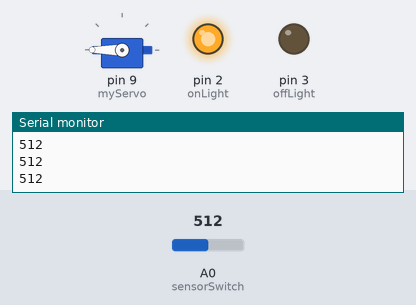
Recording of a sketch running on a simulated Arduino Uno, built with avr-gcc and run on an emulated ATmega328P. Shown: servo, output pins drawn as LEDs (lit = HIGH), the last lines printed to the serial monitor. The test bench sets the inputs (shaded band); at power-on: A0 (sensorSwitch) = 512.

Above: at 1.2 s.
1.3 s: A0 (sensorSwitch) set to 537
2.8 s: A0 (sensorSwitch) set to 560
At 3.2 s:
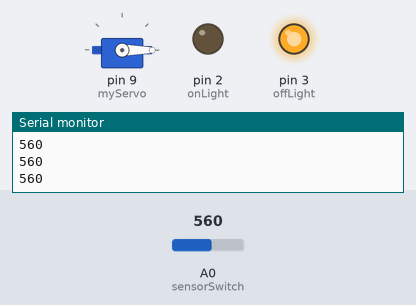
4.3 s: A0 (sensorSwitch) set to 540
At 5.5 s:
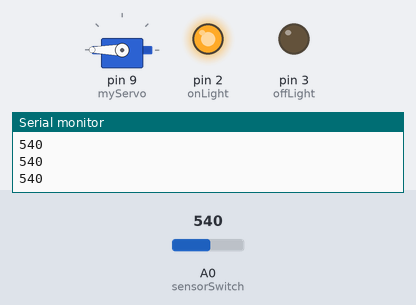
5.8 s: A0 (sensorSwitch) set to 716
At 6.9 s:
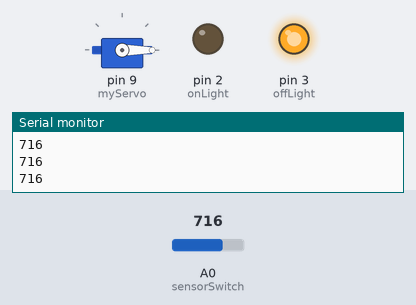
Timing chart, 0 to 8.3 s (numbered marks = the images above; inputs shaded):
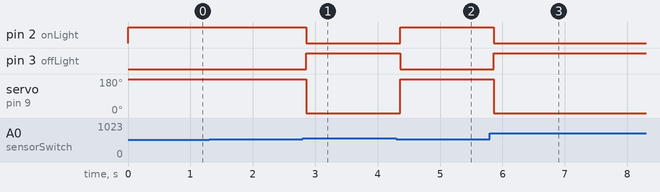

Measured:
- the behaviour switches between 549 and 550 on A0 (sensorSwitch) (found by bisection; images 0 and 1)
- after the input at 2.8 s, pin 2 (onLight): HIGH → LOW after 0.06 s; pin 3 (offLight): LOW → HIGH after 0.06 s; servo on pin 9 (myServo): 180° → 0° after 0.06 s
- after the input at 4.3 s, pin 2 (onLight): LOW → HIGH after 0.06 s; pin 3 (offLight): HIGH → LOW after 0.06 s; servo on pin 9 (myServo): 0° → 180° after 0.06 s
- after the input at 5.8 s, pin 2 (onLight): HIGH → LOW after 0.06 s; pin 3 (offLight): LOW → HIGH after 0.06 s; servo on pin 9 (myServo): 180° → 0° after 0.06 s

The sketch:

Tp_custom_Servo_et_detecteur.ino
```cpp
#include <Servo.h>
Servo myServo;

const int onLight = 2;
const int offLight = 3;
const int motor = 9;
const int sensorSwitch = A0;

int sensorValue = 0;


void setup() {
  myServo.attach(9);

  Serial.begin(9600);

  pinMode(onLight, OUTPUT);
  pinMode(offLight, OUTPUT);

  digitalWrite(onLight, LOW);
  digitalWrite(offLight, HIGH);


}

void loop() {
  sensorValue = analogRead(sensorSwitch);
  Serial.println(sensorValue);

  if (sensorValue < 550) {
      myServo.write(180);
      digitalWrite(onLight, HIGH);
      digitalWrite(offLight, LOW);
  }
  else {
      myServo.write(0);
      digitalWrite(onLight, LOW);
      digitalWrite(offLight, HIGH);
  }
delay(150);
}
```
